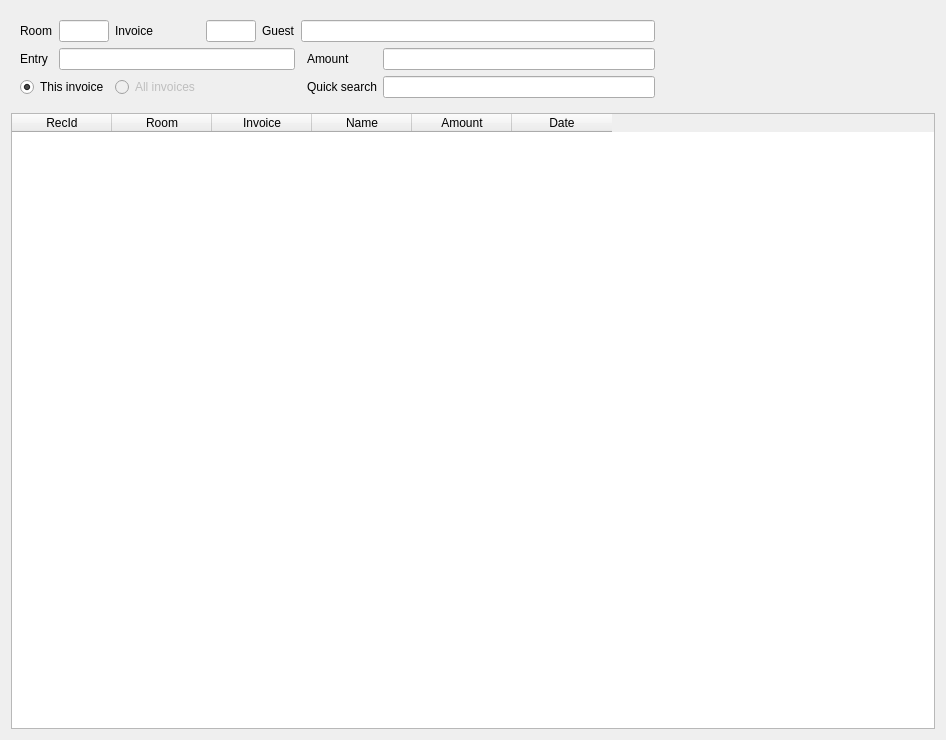
<?xml version="1.0" encoding="UTF-8"?>
<ui version="4.0">
 <class>DlgTaxReference</class>
 <widget class="QDialog" name="DlgTaxReference">
  <property name="geometry">
   <rect>
    <x>0</x>
    <y>0</y>
    <width>946</width>
    <height>740</height>
   </rect>
  </property>
  <property name="windowTitle">
   <string>Tax reference</string>
  </property>
  <layout class="QVBoxLayout" name="verticalLayout">
   <item>
    <widget class="QWidget" name="widget" native="true">
     <layout class="QGridLayout" name="gridLayout">
      <item row="0" column="1">
       <widget class="EQLineEdit" name="leRoom">
        <property name="maximumSize">
         <size>
          <width>50</width>
          <height>16777215</height>
         </size>
        </property>
        <property name="focusPolicy">
         <enum>Qt::NoFocus</enum>
        </property>
        <property name="readOnly">
         <bool>true</bool>
        </property>
       </widget>
      </item>
      <item row="0" column="0">
       <widget class="QLabel" name="label_5">
        <property name="text">
         <string>Room</string>
        </property>
       </widget>
      </item>
      <item row="0" column="2">
       <widget class="QLabel" name="label_6">
        <property name="text">
         <string>Invoice</string>
        </property>
       </widget>
      </item>
      <item row="2" column="0">
       <widget class="QLabel" name="label_2">
        <property name="text">
         <string>Entry</string>
        </property>
       </widget>
      </item>
      <item row="3" column="7">
       <widget class="EQLineEdit" name="leSearch"/>
      </item>
      <item row="3" column="0" colspan="2">
       <widget class="QRadioButton" name="rbThisInvoice">
        <property name="text">
         <string>This invoice</string>
        </property>
        <property name="checked">
         <bool>true</bool>
        </property>
       </widget>
      </item>
      <item row="3" column="2">
       <widget class="QRadioButton" name="rbAllInvoice">
        <property name="enabled">
         <bool>false</bool>
        </property>
        <property name="text">
         <string>All invoices</string>
        </property>
       </widget>
      </item>
      <item row="0" column="5" colspan="3">
       <widget class="EQLineEdit" name="leGuest">
        <property name="focusPolicy">
         <enum>Qt::NoFocus</enum>
        </property>
        <property name="readOnly">
         <bool>true</bool>
        </property>
       </widget>
      </item>
      <item row="3" column="6">
       <widget class="QLabel" name="label">
        <property name="text">
         <string>Quick search</string>
        </property>
       </widget>
      </item>
      <item row="0" column="4">
       <widget class="QLabel" name="label_7">
        <property name="text">
         <string>Guest</string>
        </property>
       </widget>
      </item>
      <item row="0" column="3">
       <widget class="EQLineEdit" name="leInvoice">
        <property name="maximumSize">
         <size>
          <width>50</width>
          <height>16777215</height>
         </size>
        </property>
        <property name="focusPolicy">
         <enum>Qt::NoFocus</enum>
        </property>
        <property name="readOnly">
         <bool>true</bool>
        </property>
       </widget>
      </item>
      <item row="2" column="7">
       <widget class="EQLineEdit" name="leAmount">
        <property name="readOnly">
         <bool>true</bool>
        </property>
       </widget>
      </item>
      <item row="2" column="6">
       <widget class="QLabel" name="label_3">
        <property name="text">
         <string>Amount</string>
        </property>
       </widget>
      </item>
      <item row="2" column="1" colspan="4">
       <widget class="EQLineEdit" name="leEntryName">
        <property name="readOnly">
         <bool>true</bool>
        </property>
       </widget>
      </item>
      <item row="2" column="8">
       <spacer name="horizontalSpacer">
        <property name="orientation">
         <enum>Qt::Horizontal</enum>
        </property>
        <property name="sizeHint" stdset="0">
         <size>
          <width>40</width>
          <height>20</height>
         </size>
        </property>
       </spacer>
      </item>
     </layout>
    </widget>
   </item>
   <item>
    <widget class="EQTableWidget" name="tblData">
     <property name="editTriggers">
      <set>QAbstractItemView::NoEditTriggers</set>
     </property>
     <property name="selectionMode">
      <enum>QAbstractItemView::SingleSelection</enum>
     </property>
     <property name="selectionBehavior">
      <enum>QAbstractItemView::SelectRows</enum>
     </property>
     <column>
      <property name="text">
       <string>RecId</string>
      </property>
     </column>
     <column>
      <property name="text">
       <string>Room</string>
      </property>
     </column>
     <column>
      <property name="text">
       <string>Invoice</string>
      </property>
     </column>
     <column>
      <property name="text">
       <string>Name</string>
      </property>
     </column>
     <column>
      <property name="text">
       <string>Amount</string>
      </property>
     </column>
     <column>
      <property name="text">
       <string>Date</string>
      </property>
     </column>
    </widget>
   </item>
  </layout>
 </widget>
 <customwidgets>
  <customwidget>
   <class>EQLineEdit</class>
   <extends>QLineEdit</extends>
   <header location="global">eqlineedit.h</header>
   <slots>
    <signal>customButtonClicked(bool)</signal>
   </slots>
  </customwidget>
  <customwidget>
   <class>EQTableWidget</class>
   <extends>QTableWidget</extends>
   <header location="global">eqtablewidget.h</header>
  </customwidget>
 </customwidgets>
 <resources/>
 <connections/>
</ui>
